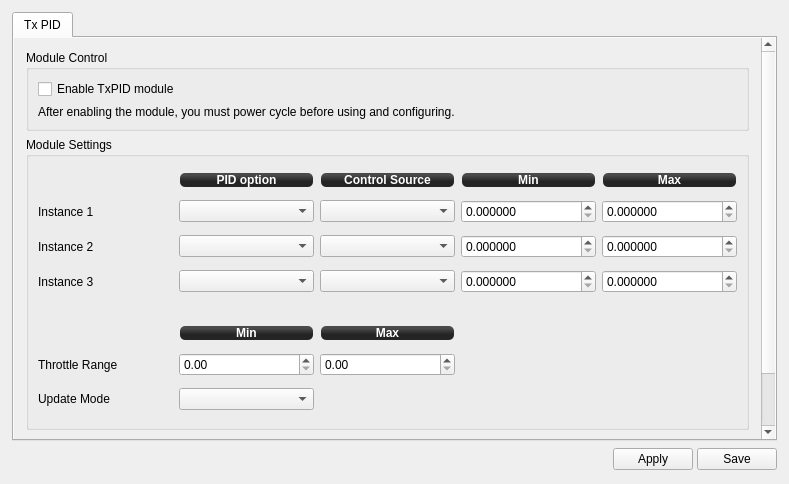
<?xml version="1.0" encoding="UTF-8"?>
<ui version="4.0">
 <class>TxPIDWidget</class>
 <widget class="QWidget" name="TxPIDWidget">
  <property name="geometry">
   <rect>
    <x>0</x>
    <y>0</y>
    <width>789</width>
    <height>484</height>
   </rect>
  </property>
  <property name="windowTitle">
   <string>TxPID</string>
  </property>
  <layout class="QVBoxLayout" name="verticalLayout">
   <property name="spacing">
    <number>6</number>
   </property>
   <property name="leftMargin">
    <number>12</number>
   </property>
   <property name="topMargin">
    <number>12</number>
   </property>
   <property name="rightMargin">
    <number>12</number>
   </property>
   <property name="bottomMargin">
    <number>12</number>
   </property>
   <item>
    <widget class="QTabWidget" name="tabWidget">
     <property name="currentIndex">
      <number>0</number>
     </property>
     <widget class="QWidget" name="tab">
      <attribute name="title">
       <string>Tx PID</string>
      </attribute>
      <layout class="QVBoxLayout" name="verticalLayout_4">
       <property name="spacing">
        <number>6</number>
       </property>
       <property name="leftMargin">
        <number>0</number>
       </property>
       <property name="topMargin">
        <number>0</number>
       </property>
       <property name="rightMargin">
        <number>0</number>
       </property>
       <property name="bottomMargin">
        <number>0</number>
       </property>
       <item>
        <widget class="QScrollArea" name="scrollArea">
         <property name="frameShape">
          <enum>QFrame::NoFrame</enum>
         </property>
         <property name="widgetResizable">
          <bool>true</bool>
         </property>
         <widget class="QWidget" name="scrollAreaWidgetContents_2">
          <property name="geometry">
           <rect>
            <x>0</x>
            <y>0</y>
            <width>742</width>
            <height>450</height>
           </rect>
          </property>
          <layout class="QVBoxLayout" name="verticalLayout_2">
           <property name="spacing">
            <number>6</number>
           </property>
           <property name="leftMargin">
            <number>12</number>
           </property>
           <property name="topMargin">
            <number>12</number>
           </property>
           <property name="rightMargin">
            <number>12</number>
           </property>
           <property name="bottomMargin">
            <number>12</number>
           </property>
           <item>
            <widget class="QGroupBox" name="groupBox_2">
             <property name="title">
              <string>Module Control</string>
             </property>
             <layout class="QVBoxLayout" name="verticalLayout_5">
              <item>
               <widget class="QCheckBox" name="TxPIDEnable">
                <property name="focusPolicy">
                 <enum>Qt::StrongFocus</enum>
                </property>
                <property name="toolTip">
                 <string>This module will periodically update values of stabilization PID settings
depending on configured input control channels. New values of stabilization
settings are not saved to flash, but updated in RAM. It is expected that the
module will be enabled only for tuning. When desired values are found, they
can be read via GCS and saved permanently. Then this module should be
disabled again.

Up to 3 separate PID options (or option pairs) can be selected and updated.</string>
                </property>
                <property name="text">
                 <string>Enable TxPID module</string>
                </property>
               </widget>
              </item>
              <item>
               <widget class="QLabel" name="label_7">
                <property name="text">
                 <string>After enabling the module, you must power cycle before using and configuring.</string>
                </property>
               </widget>
              </item>
             </layout>
            </widget>
           </item>
           <item>
            <widget class="QGroupBox" name="groupBox_6">
             <property name="enabled">
              <bool>true</bool>
             </property>
             <property name="sizePolicy">
              <sizepolicy hsizetype="Preferred" vsizetype="Minimum">
               <horstretch>0</horstretch>
               <verstretch>0</verstretch>
              </sizepolicy>
             </property>
             <property name="minimumSize">
              <size>
               <width>0</width>
               <height>293</height>
              </size>
             </property>
             <property name="title">
              <string>Module Settings</string>
             </property>
             <layout class="QGridLayout" name="gridLayout">
              <item row="1" column="1">
               <widget class="QLabel" name="label_51">
                <property name="sizePolicy">
                 <sizepolicy hsizetype="Preferred" vsizetype="Fixed">
                  <horstretch>0</horstretch>
                  <verstretch>0</verstretch>
                 </sizepolicy>
                </property>
                <property name="minimumSize">
                 <size>
                  <width>0</width>
                  <height>16</height>
                 </size>
                </property>
                <property name="styleSheet">
                 <string notr="true">background-color: qlineargradient(spread:reflect, x1:0.507, y1:0, x2:0.507, y2:0.772, stop:0.208955 rgba(74, 74, 74, 255), stop:0.78607 rgba(36, 36, 36, 255));
color: rgb(255, 255, 255);
border-radius: 5;
font: bold 12px;
margin:1px;</string>
                </property>
                <property name="text">
                 <string>PID option</string>
                </property>
                <property name="alignment">
                 <set>Qt::AlignCenter</set>
                </property>
               </widget>
              </item>
              <item row="1" column="2">
               <widget class="QLabel" name="label_50">
                <property name="sizePolicy">
                 <sizepolicy hsizetype="Preferred" vsizetype="Fixed">
                  <horstretch>0</horstretch>
                  <verstretch>0</verstretch>
                 </sizepolicy>
                </property>
                <property name="minimumSize">
                 <size>
                  <width>0</width>
                  <height>16</height>
                 </size>
                </property>
                <property name="styleSheet">
                 <string notr="true">background-color: qlineargradient(spread:reflect, x1:0.507, y1:0, x2:0.507, y2:0.772, stop:0.208955 rgba(74, 74, 74, 255), stop:0.78607 rgba(36, 36, 36, 255));
color: rgb(255, 255, 255);
border-radius: 5;
font: bold 12px;
margin:1px;</string>
                </property>
                <property name="text">
                 <string>Control Source</string>
                </property>
                <property name="alignment">
                 <set>Qt::AlignCenter</set>
                </property>
               </widget>
              </item>
              <item row="1" column="3">
               <widget class="QLabel" name="label_49">
                <property name="sizePolicy">
                 <sizepolicy hsizetype="Preferred" vsizetype="Fixed">
                  <horstretch>0</horstretch>
                  <verstretch>0</verstretch>
                 </sizepolicy>
                </property>
                <property name="minimumSize">
                 <size>
                  <width>0</width>
                  <height>16</height>
                 </size>
                </property>
                <property name="styleSheet">
                 <string notr="true">background-color: qlineargradient(spread:reflect, x1:0.507, y1:0, x2:0.507, y2:0.772, stop:0.208955 rgba(74, 74, 74, 255), stop:0.78607 rgba(36, 36, 36, 255));
color: rgb(255, 255, 255);
border-radius: 5;
font: bold 12px;
margin:1px;</string>
                </property>
                <property name="text">
                 <string>Min</string>
                </property>
                <property name="alignment">
                 <set>Qt::AlignCenter</set>
                </property>
               </widget>
              </item>
              <item row="1" column="4">
               <widget class="QLabel" name="label">
                <property name="sizePolicy">
                 <sizepolicy hsizetype="Preferred" vsizetype="Fixed">
                  <horstretch>0</horstretch>
                  <verstretch>0</verstretch>
                 </sizepolicy>
                </property>
                <property name="minimumSize">
                 <size>
                  <width>0</width>
                  <height>16</height>
                 </size>
                </property>
                <property name="styleSheet">
                 <string notr="true">background-color: qlineargradient(spread:reflect, x1:0.507, y1:0, x2:0.507, y2:0.772, stop:0.208955 rgba(74, 74, 74, 255), stop:0.78607 rgba(36, 36, 36, 255));
color: rgb(255, 255, 255);
border-radius: 5;
font: bold 12px;
margin:1px;</string>
                </property>
                <property name="text">
                 <string>Max</string>
                </property>
                <property name="alignment">
                 <set>Qt::AlignCenter</set>
                </property>
               </widget>
              </item>
              <item row="2" column="0">
               <widget class="QLabel" name="label_47">
                <property name="text">
                 <string>Instance 1</string>
                </property>
               </widget>
              </item>
              <item row="2" column="1">
               <widget class="QComboBox" name="PID1">
                <property name="focusPolicy">
                 <enum>Qt::StrongFocus</enum>
                </property>
                <property name="toolTip">
                 <string>Select PID option or option pair to update.
Set to Disabled if not used.</string>
                </property>
               </widget>
              </item>
              <item row="2" column="2">
               <widget class="QComboBox" name="Input1">
                <property name="focusPolicy">
                 <enum>Qt::StrongFocus</enum>
                </property>
                <property name="toolTip">
                 <string>Select input used as a control source for this instance.
It can be one of Accessory channels or Throttle channel.

If Accessory channel is chosen then its range [0..1] will be mapped
to PID range [Min..Max] defined for this instance.

If Throttle channel is chosen then Throttle range [Min..Max] will
be mapped to PID range [Min..Max] defined for this instance. If
Throttle is out of bounds then PID Min and Max values will be used
accordingly.

Note that it is possible to set PID Min &gt; Max. In that case increasing
control input value will decrease the PID option value. This can be
used, for instance, to decrease PID value when increasing Throttle.</string>
                </property>
               </widget>
              </item>
              <item row="2" column="3">
               <widget class="QDoubleSpinBox" name="MinPID1">
                <property name="focusPolicy">
                 <enum>Qt::StrongFocus</enum>
                </property>
                <property name="toolTip">
                 <string>Minimum PID value mapped to Accessory channel = 0 or
Throttle channel lesser or equal to Throttle Min value.</string>
                </property>
                <property name="decimals">
                 <number>6</number>
                </property>
                <property name="singleStep">
                 <double>0.000100000000000</double>
                </property>
               </widget>
              </item>
              <item row="2" column="4">
               <widget class="QDoubleSpinBox" name="MaxPID1">
                <property name="focusPolicy">
                 <enum>Qt::StrongFocus</enum>
                </property>
                <property name="toolTip">
                 <string>Maximum PID value mapped to Accessory channel = 1 or
Throttle channel greater or equal to Throttle Max value.</string>
                </property>
                <property name="decimals">
                 <number>6</number>
                </property>
                <property name="singleStep">
                 <double>0.000100000000000</double>
                </property>
               </widget>
              </item>
              <item row="3" column="0">
               <widget class="QLabel" name="label_48">
                <property name="text">
                 <string>Instance 2</string>
                </property>
               </widget>
              </item>
              <item row="3" column="1">
               <widget class="QComboBox" name="PID2">
                <property name="focusPolicy">
                 <enum>Qt::StrongFocus</enum>
                </property>
                <property name="toolTip">
                 <string>Select PID option or option pair to update.
Set to Disabled if not used.</string>
                </property>
               </widget>
              </item>
              <item row="3" column="2">
               <widget class="QComboBox" name="Input2">
                <property name="focusPolicy">
                 <enum>Qt::StrongFocus</enum>
                </property>
                <property name="toolTip">
                 <string>Select input used as a control source for this instance.
It can be one of Accessory channels or Throttle channel.

If Accessory channel is chosen then its range [0..1] will be mapped
to PID range [Min..Max] defined for this instance.

If Throttle channel is chosen then Throttle range [Min..Max] will
be mapped to PID range [Min..Max] defined for this instance. If
Throttle is out of bounds then PID Min and Max values will be used
accordingly.

Note that it is possible to set PID Min &gt; Max. In that case increasing
control input value will decrease the PID option value. This can be
used, for instance, to decrease PID value when increasing Throttle.</string>
                </property>
               </widget>
              </item>
              <item row="3" column="3">
               <widget class="QDoubleSpinBox" name="MinPID2">
                <property name="focusPolicy">
                 <enum>Qt::StrongFocus</enum>
                </property>
                <property name="toolTip">
                 <string>Minimum PID value mapped to Accessory channel = 0 or
Throttle channel lesser or equal to Throttle Min value.</string>
                </property>
                <property name="decimals">
                 <number>6</number>
                </property>
                <property name="singleStep">
                 <double>0.000100000000000</double>
                </property>
               </widget>
              </item>
              <item row="3" column="4">
               <widget class="QDoubleSpinBox" name="MaxPID2">
                <property name="focusPolicy">
                 <enum>Qt::StrongFocus</enum>
                </property>
                <property name="toolTip">
                 <string>Maximum PID value mapped to Accessory channel = 1 or
Throttle channel greater or equal to Throttle Max value.</string>
                </property>
                <property name="decimals">
                 <number>6</number>
                </property>
                <property name="singleStep">
                 <double>0.000100000000000</double>
                </property>
               </widget>
              </item>
              <item row="4" column="0">
               <widget class="QLabel" name="label_52">
                <property name="text">
                 <string>Instance 3</string>
                </property>
               </widget>
              </item>
              <item row="4" column="1">
               <widget class="QComboBox" name="PID3">
                <property name="focusPolicy">
                 <enum>Qt::StrongFocus</enum>
                </property>
                <property name="toolTip">
                 <string>Select PID option or option pair to update.
Set to Disabled if not used.</string>
                </property>
               </widget>
              </item>
              <item row="4" column="2">
               <widget class="QComboBox" name="Input3">
                <property name="focusPolicy">
                 <enum>Qt::StrongFocus</enum>
                </property>
                <property name="toolTip">
                 <string>Select input used as a control source for this instance.
It can be one of Accessory channels or Throttle channel.

If Accessory channel is chosen then its range [0..1] will be mapped
to PID range [Min..Max] defined for this instance.

If Throttle channel is chosen then Throttle range [Min..Max] will
be mapped to PID range [Min..Max] defined for this instance. If
Throttle is out of bounds then PID Min and Max values will be used
accordingly.

Note that it is possible to set PID Min &gt; Max. In that case increasing
control input value will decrease the PID option value. This can be
used, for instance, to decrease PID value when increasing Throttle.</string>
                </property>
               </widget>
              </item>
              <item row="4" column="3">
               <widget class="QDoubleSpinBox" name="MinPID3">
                <property name="focusPolicy">
                 <enum>Qt::StrongFocus</enum>
                </property>
                <property name="toolTip">
                 <string>Minimum PID value mapped to Accessory channel = 0 or
Throttle channel lesser or equal to Throttle Min value.</string>
                </property>
                <property name="decimals">
                 <number>6</number>
                </property>
                <property name="singleStep">
                 <double>0.000100000000000</double>
                </property>
               </widget>
              </item>
              <item row="4" column="4">
               <widget class="QDoubleSpinBox" name="MaxPID3">
                <property name="focusPolicy">
                 <enum>Qt::StrongFocus</enum>
                </property>
                <property name="toolTip">
                 <string>Maximum PID value mapped to Accessory channel = 1 or
Throttle channel greater or equal to Throttle Max value.</string>
                </property>
                <property name="decimals">
                 <number>6</number>
                </property>
                <property name="singleStep">
                 <double>0.000100000000000</double>
                </property>
               </widget>
              </item>
              <item row="8" column="0">
               <widget class="QLabel" name="label_2">
                <property name="text">
                 <string>Update Mode</string>
                </property>
               </widget>
              </item>
              <item row="8" column="1">
               <widget class="QComboBox" name="UpdateMode">
                <property name="focusPolicy">
                 <enum>Qt::StrongFocus</enum>
                </property>
                <property name="toolTip">
                 <string>PID values update mode which can be set to:
- Never: this disables PID updates (but module still will be run if enabled),
- When Armed: PID updated only when system is armed,
- Always: PID updated always regardless of arm state.

Since the GCS updates GUI PID values in real time on change, could be
tricky to change other PID values from the GUI if the module is enabled
and constantly updates stabilization settings object. As a workaround,
this option can be used to temporarily disable updates or enable them
only when system is armed without disabling the module.</string>
                </property>
               </widget>
              </item>
              <item row="7" column="0">
               <widget class="QLabel" name="label_3">
                <property name="text">
                 <string>Throttle Range</string>
                </property>
               </widget>
              </item>
              <item row="7" column="1">
               <widget class="QDoubleSpinBox" name="ThrottleMin">
                <property name="focusPolicy">
                 <enum>Qt::StrongFocus</enum>
                </property>
                <property name="toolTip">
                 <string>Throttle channel lower bound mapped to PID Min value</string>
                </property>
                <property name="maximum">
                 <double>1.000000000000000</double>
                </property>
                <property name="singleStep">
                 <double>0.010000000000000</double>
                </property>
               </widget>
              </item>
              <item row="7" column="2">
               <widget class="QDoubleSpinBox" name="ThrottleMax">
                <property name="focusPolicy">
                 <enum>Qt::StrongFocus</enum>
                </property>
                <property name="toolTip">
                 <string>Throttle channel upper bound mapped to PID Max value</string>
                </property>
                <property name="maximum">
                 <double>1.000000000000000</double>
                </property>
                <property name="singleStep">
                 <double>0.010000000000000</double>
                </property>
               </widget>
              </item>
              <item row="6" column="1">
               <widget class="QLabel" name="label_4">
                <property name="sizePolicy">
                 <sizepolicy hsizetype="Preferred" vsizetype="Fixed">
                  <horstretch>0</horstretch>
                  <verstretch>0</verstretch>
                 </sizepolicy>
                </property>
                <property name="minimumSize">
                 <size>
                  <width>0</width>
                  <height>16</height>
                 </size>
                </property>
                <property name="styleSheet">
                 <string notr="true">background-color: qlineargradient(spread:reflect, x1:0.507, y1:0, x2:0.507, y2:0.772, stop:0.208955 rgba(74, 74, 74, 255), stop:0.78607 rgba(36, 36, 36, 255));
color: rgb(255, 255, 255);
border-radius: 5;
font: bold 12px;
margin:1px;</string>
                </property>
                <property name="text">
                 <string>Min</string>
                </property>
                <property name="alignment">
                 <set>Qt::AlignCenter</set>
                </property>
               </widget>
              </item>
              <item row="6" column="2">
               <widget class="QLabel" name="label_5">
                <property name="sizePolicy">
                 <sizepolicy hsizetype="Preferred" vsizetype="Fixed">
                  <horstretch>0</horstretch>
                  <verstretch>0</verstretch>
                 </sizepolicy>
                </property>
                <property name="minimumSize">
                 <size>
                  <width>0</width>
                  <height>16</height>
                 </size>
                </property>
                <property name="styleSheet">
                 <string notr="true">background-color: qlineargradient(spread:reflect, x1:0.507, y1:0, x2:0.507, y2:0.772, stop:0.208955 rgba(74, 74, 74, 255), stop:0.78607 rgba(36, 36, 36, 255));
color: rgb(255, 255, 255);
border-radius: 5;
font: bold 12px;
margin:1px;</string>
                </property>
                <property name="text">
                 <string>Max</string>
                </property>
                <property name="alignment">
                 <set>Qt::AlignCenter</set>
                </property>
               </widget>
              </item>
              <item row="5" column="1">
               <spacer name="verticalSpacer_3">
                <property name="orientation">
                 <enum>Qt::Vertical</enum>
                </property>
                <property name="sizeType">
                 <enum>QSizePolicy::Preferred</enum>
                </property>
                <property name="sizeHint" stdset="0">
                 <size>
                  <width>20</width>
                  <height>20</height>
                 </size>
                </property>
               </spacer>
              </item>
             </layout>
            </widget>
           </item>
           <item>
            <widget class="QGroupBox" name="groupBox_3">
             <property name="title">
              <string>Messages</string>
             </property>
             <layout class="QHBoxLayout" name="horizontalLayout">
              <item>
               <widget class="QLabel" name="message">
                <property name="text">
                 <string/>
                </property>
               </widget>
              </item>
             </layout>
            </widget>
           </item>
           <item>
            <spacer name="verticalSpacer">
             <property name="orientation">
              <enum>Qt::Vertical</enum>
             </property>
             <property name="sizeHint" stdset="0">
              <size>
               <width>20</width>
               <height>20</height>
              </size>
             </property>
            </spacer>
           </item>
          </layout>
         </widget>
        </widget>
       </item>
      </layout>
     </widget>
    </widget>
   </item>
   <item>
    <layout class="QHBoxLayout" name="horizontalLayout_2">
     <property name="spacing">
      <number>4</number>
     </property>
     <item>
      <spacer name="horizontalSpacer">
       <property name="orientation">
        <enum>Qt::Horizontal</enum>
       </property>
       <property name="sizeHint" stdset="0">
        <size>
         <width>570</width>
         <height>16</height>
        </size>
       </property>
      </spacer>
     </item>
     <item>
      <widget class="QPushButton" name="pushButton">
       <property name="sizePolicy">
        <sizepolicy hsizetype="Fixed" vsizetype="Preferred">
         <horstretch>0</horstretch>
         <verstretch>0</verstretch>
        </sizepolicy>
       </property>
       <property name="minimumSize">
        <size>
         <width>25</width>
         <height>25</height>
        </size>
       </property>
       <property name="maximumSize">
        <size>
         <width>25</width>
         <height>25</height>
        </size>
       </property>
       <property name="baseSize">
        <size>
         <width>0</width>
         <height>0</height>
        </size>
       </property>
       <property name="autoFillBackground">
        <bool>false</bool>
       </property>
       <property name="text">
        <string/>
       </property>
       <property name="icon">
        <iconset resource="../coreplugin/core.qrc">
         <normaloff>:/core/images/helpicon.svg</normaloff>:/core/images/helpicon.svg</iconset>
       </property>
       <property name="iconSize">
        <size>
         <width>25</width>
         <height>25</height>
        </size>
       </property>
       <property name="autoDefault">
        <bool>false</bool>
       </property>
       <property name="default">
        <bool>false</bool>
       </property>
       <property name="flat">
        <bool>true</bool>
       </property>
       <property name="objrelation" stdset="0">
        <stringlist notr="true">
         <string>button:help</string>
         <string>url:https://github.com/d-ronin/dRonin/wiki/OnlineHelp:-TxPID-Module</string>
        </stringlist>
       </property>
      </widget>
     </item>
     <item>
      <widget class="QPushButton" name="Apply">
       <property name="minimumSize">
        <size>
         <width>0</width>
         <height>0</height>
        </size>
       </property>
       <property name="toolTip">
        <string>Send settings to the board but do not save to the non-volatile memory</string>
       </property>
       <property name="styleSheet">
        <string notr="true"/>
       </property>
       <property name="text">
        <string>Apply</string>
       </property>
      </widget>
     </item>
     <item>
      <widget class="QPushButton" name="Save">
       <property name="minimumSize">
        <size>
         <width>0</width>
         <height>0</height>
        </size>
       </property>
       <property name="toolTip">
        <string>Send settings to the board and save to the non-volatile memory</string>
       </property>
       <property name="styleSheet">
        <string notr="true"/>
       </property>
       <property name="text">
        <string>Save</string>
       </property>
       <property name="checked">
        <bool>false</bool>
       </property>
      </widget>
     </item>
    </layout>
   </item>
  </layout>
 </widget>
 <tabstops>
  <tabstop>Apply</tabstop>
  <tabstop>Save</tabstop>
  <tabstop>scrollArea</tabstop>
  <tabstop>PID1</tabstop>
  <tabstop>Input1</tabstop>
  <tabstop>MinPID1</tabstop>
  <tabstop>MaxPID1</tabstop>
  <tabstop>PID2</tabstop>
  <tabstop>Input2</tabstop>
  <tabstop>MinPID2</tabstop>
  <tabstop>MaxPID2</tabstop>
  <tabstop>PID3</tabstop>
  <tabstop>Input3</tabstop>
  <tabstop>MinPID3</tabstop>
  <tabstop>MaxPID3</tabstop>
  <tabstop>ThrottleMin</tabstop>
  <tabstop>ThrottleMax</tabstop>
  <tabstop>UpdateMode</tabstop>
 </tabstops>
 <resources>
  <include location="../coreplugin/core.qrc"/>
 </resources>
 <connections/>
</ui>
